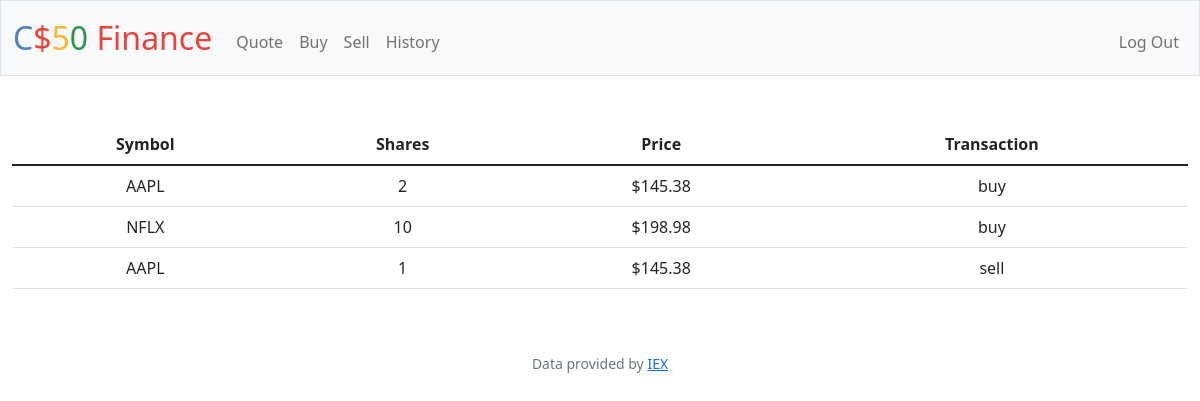
The app's page /history (signed in) with its own data.
### tables this page shows
CREATE TABLE stocks (id INTEGER PRIMARY KEY AUTOINCREMENT NOT NULL, symbol TEXT NOT NULL, user_id INTEGER NOT NULL, shares INTERGER NOT NULL, price NUMERIC NOT NULL, transactions TEXT NOT NULL);

### app.py (the view)
@app.route("/history")
@login_required
def history():
    stocks = db.execute("SELECT symbol, shares, price, transactions FROM stocks WHERE user_id = ?", session["user_id"])
    return render_template("history.html", stocks=stocks)

### app.py (called while the page is built)
@app.after_request
def after_request(response):
    response.headers["Cache-Control"] = "no-cache, no-store, must-revalidate"
    response.headers["Expires"] = 0
    response.headers["Pragma"] = "no-cache"
    return response

### helpers.py (called while the page is built)
def login_required(f):
    @wraps(f)
    def decorated_function(*args, **kwargs):
        if session.get("user_id") is None:
            return redirect("/login")
        return f(*args, **kwargs)
    return decorated_function

def usd(value):
    return f"${value:,.2f}"

### templates/history.html (shortened to what this page needs)
{% extends "layout.html" %}
{% block main %}
    <table class="table">
        <thead>
            <tr>
                <th scope="col">Symbol</th>
                <th scope="col">Shares</th>
                <th scope="col">Price</th>
                <th scope="col">Transaction</th>
            </tr>
        </thead>
        <tbody>
        {% for stock in stocks %}
            <tr>
                <td>{{ stock.symbol }}</td>
                <td>{{ stock.shares }}</td>
                <td>{{ stock.price | usd }}</td>
                <td>{{ stock.transactions }}</td>
            </tr>
        {% endfor %}
        </tbody>
    </table>
{% endblock %}

### records on screen
stocks: symbol "AAPL", shares "2", price "$145.38", transactions "buy"
stocks: symbol "NFLX", shares "10", price "$198.98", transactions "buy"
stocks: symbol "AAPL", shares "1", price "$145.38", transactions "sell"
